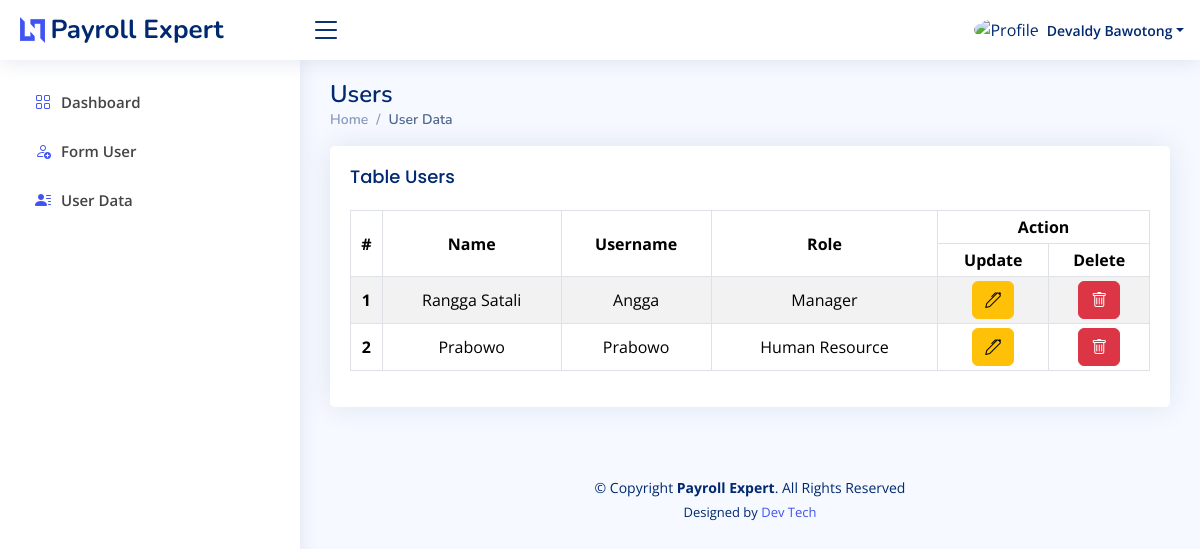
The app's page /index.php?page=users (signed in), older data.
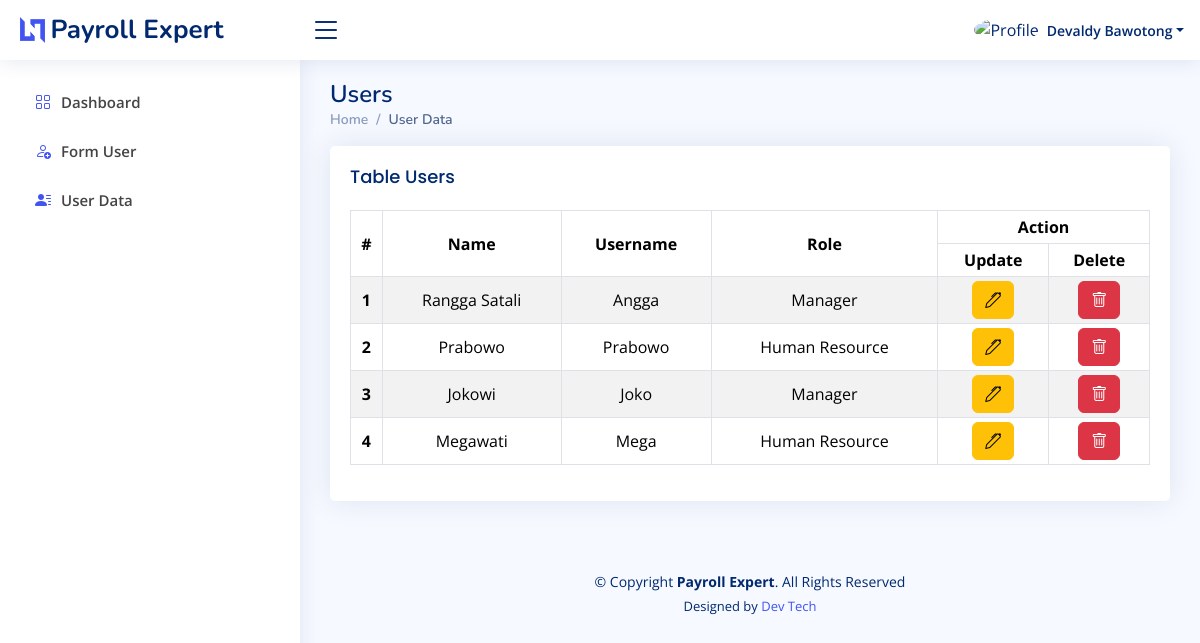
The same page, newer data.
### tables this page shows
CREATE TABLE `users_table` (
  `id` int NOT NULL,
  `name` varchar(30) NOT NULL,
  `username` varchar(20) NOT NULL,
  `password` varchar(255) NOT NULL,
  `role` varchar(20) NOT NULL,
  `signature` varchar(255) DEFAULT NULL
);

### layout/admin/users.php (the view, shortened to what this page needs)
<div class="pagetitle">
    <h1>Users</h1>
    <nav>
        <ol class="breadcrumb">
            <li class="breadcrumb-item"><a href="?page=dashboard">Home</a></li>
            <li class="breadcrumb-item active">User Data</li>
        </ol>
    </nav>
</div>
<section class="section">
    <div class="row">
        <div class="col-lg-12">
            <div class="card">
                <div class="card-body">
                    <h5 class="card-title">Table Users</h5>
                    <div class="table-responsive">
                        <table class="table table-sm table-striped table-bordered align-middle text-center">
                            <thead class="align-middle">
                                <tr>
                                    <th rowspan="2">#</th>
                                    <th rowspan="2">Name</th>
                                    <th rowspan="2">Username</th>
                                    <th rowspan="2">Role</th>
                                    <th colspan="2">Action</th>
                                </tr>
                                <tr>
                                    <th>Update</th>
                                    <th>Delete</th>
                                </tr>
                            </thead>
                            <tbody style="text-transform: capitalize;">
                                <?php
                                $countRows = 1;
                                foreach ($dataUsers as $row) {
                                    if ($row['role'] != 'admin') {
                                ?>
                                        <tr>
                                            <th><?php echo $countRows++; ?></th>
                                            <td><?php echo $row['name']; ?></td>
                                            <td><?php echo $row['username']; ?></td>
                                            <td><?php echo $row['role']; ?></td>
                                            <td><a href="?page=update-user&id=<?php echo $row['id']; ?>" class="btn btn-warning"><i class="bi bi-pen"></i></a></td>
                                            <td>
                                                <button class="btn btn-danger" onclick="deleteUser(<?php echo $row['id']; ?>)"><i class="bi bi-trash"></i></button>
                                            </td>
                                        </tr>
                                <?php
                                    }
                                }
                                ?>
                            </tbody>
                        </table>
                    </div>
                </div>
            </div>
        </div>
    </div>
</section>

Row changes from the older to the newer data that the page shows:
added users_table: name "Jokowi", username "Joko", role "Manager"
added users_table: name "Megawati", username "Mega", role "Human Resource"
